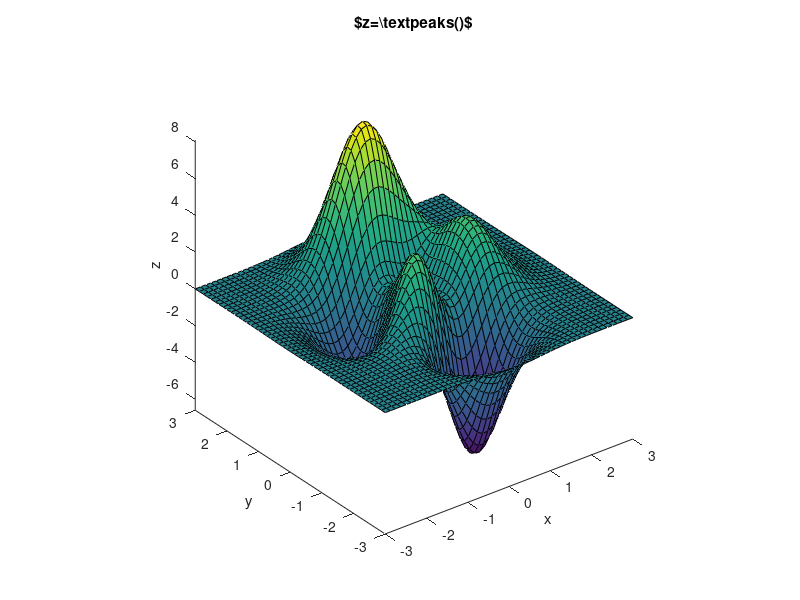

Write the MATLAB code that produced this figure.
x = linspace (-3, 3, 49);
y = x;
[X, Y] = meshgrid (x, y);
Z = 3 * (1 - X) .^ 2 ...
      .* exp(- X .^ 2 - (Y + 1) .^ 2) ...
      - 10 * (X / 5 - X .^ 3 - Y .^ 5) ...
      .* exp(- X .^ 2 - Y .^ 2) ...
      - 1 / 3 * exp(- (X + 1) .^ 2 - Y .^ 2);
surfc (x, y, Z), xlabel 'x', ylabel 'y', zlabel 'z', title '$z=\text{peaks}()$', axis ([-3 3 -3 3 -6.6 8.1]), axis square, grid off